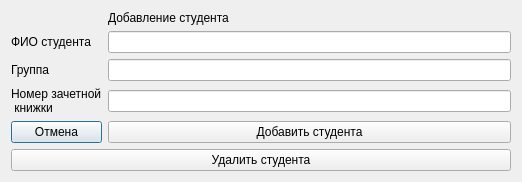
<?xml version="1.0" encoding="UTF-8"?>
<ui version="4.0">
 <class>AddStudent</class>
 <widget class="QDialog" name="AddStudent">
  <property name="geometry">
   <rect>
    <x>0</x>
    <y>0</y>
    <width>522</width>
    <height>163</height>
   </rect>
  </property>
  <property name="windowTitle">
   <string>Dialog</string>
  </property>
  <layout class="QGridLayout" name="gridLayout">
   <item row="7" column="0">
    <widget class="QPushButton" name="Exit">
     <property name="text">
      <string>Отмена</string>
     </property>
    </widget>
   </item>
   <item row="2" column="0">
    <widget class="QLabel" name="label">
     <property name="text">
      <string>ФИО студента</string>
     </property>
    </widget>
   </item>
   <item row="2" column="1">
    <widget class="QLineEdit" name="nameEDIT"/>
   </item>
   <item row="1" column="1">
    <widget class="QLabel" name="label_4">
     <property name="text">
      <string>Добавление студента</string>
     </property>
    </widget>
   </item>
   <item row="4" column="0">
    <widget class="QLabel" name="label_3">
     <property name="text">
      <string>Номер зачетной 
 книжки</string>
     </property>
    </widget>
   </item>
   <item row="7" column="1">
    <widget class="QPushButton" name="ADD">
     <property name="text">
      <string>Добавить студента</string>
     </property>
    </widget>
   </item>
   <item row="3" column="0">
    <widget class="QLabel" name="label_2">
     <property name="text">
      <string>Группа</string>
     </property>
    </widget>
   </item>
   <item row="3" column="1">
    <widget class="QLineEdit" name="groupEDIT"/>
   </item>
   <item row="4" column="1">
    <widget class="QLineEdit" name="zachEDIT"/>
   </item>
   <item row="8" column="0" colspan="2">
    <widget class="QPushButton" name="Delete">
     <property name="tabletTracking">
      <bool>false</bool>
     </property>
     <property name="text">
      <string>Удалить студента</string>
     </property>
    </widget>
   </item>
  </layout>
 </widget>
 <resources/>
 <connections/>
</ui>
